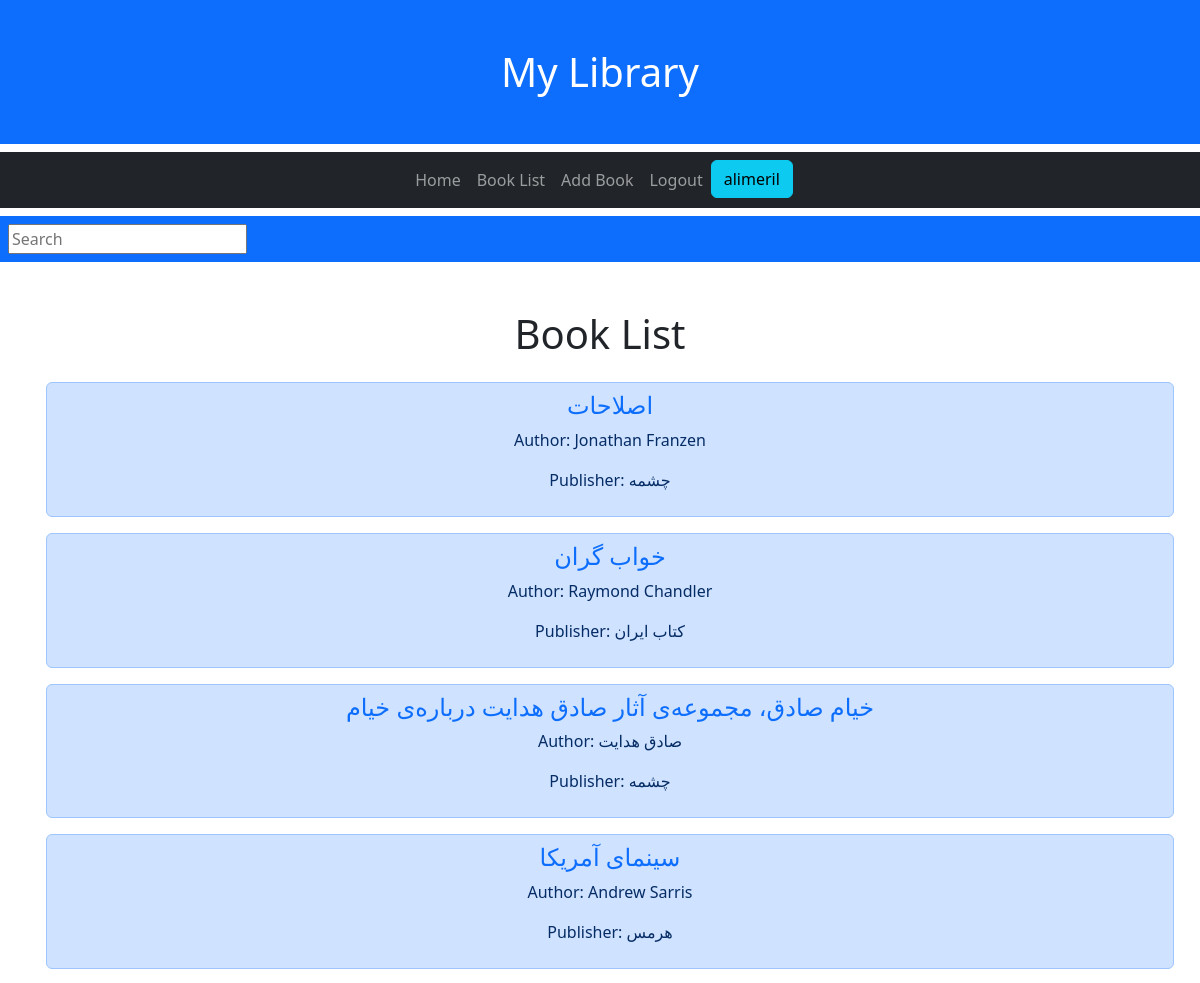
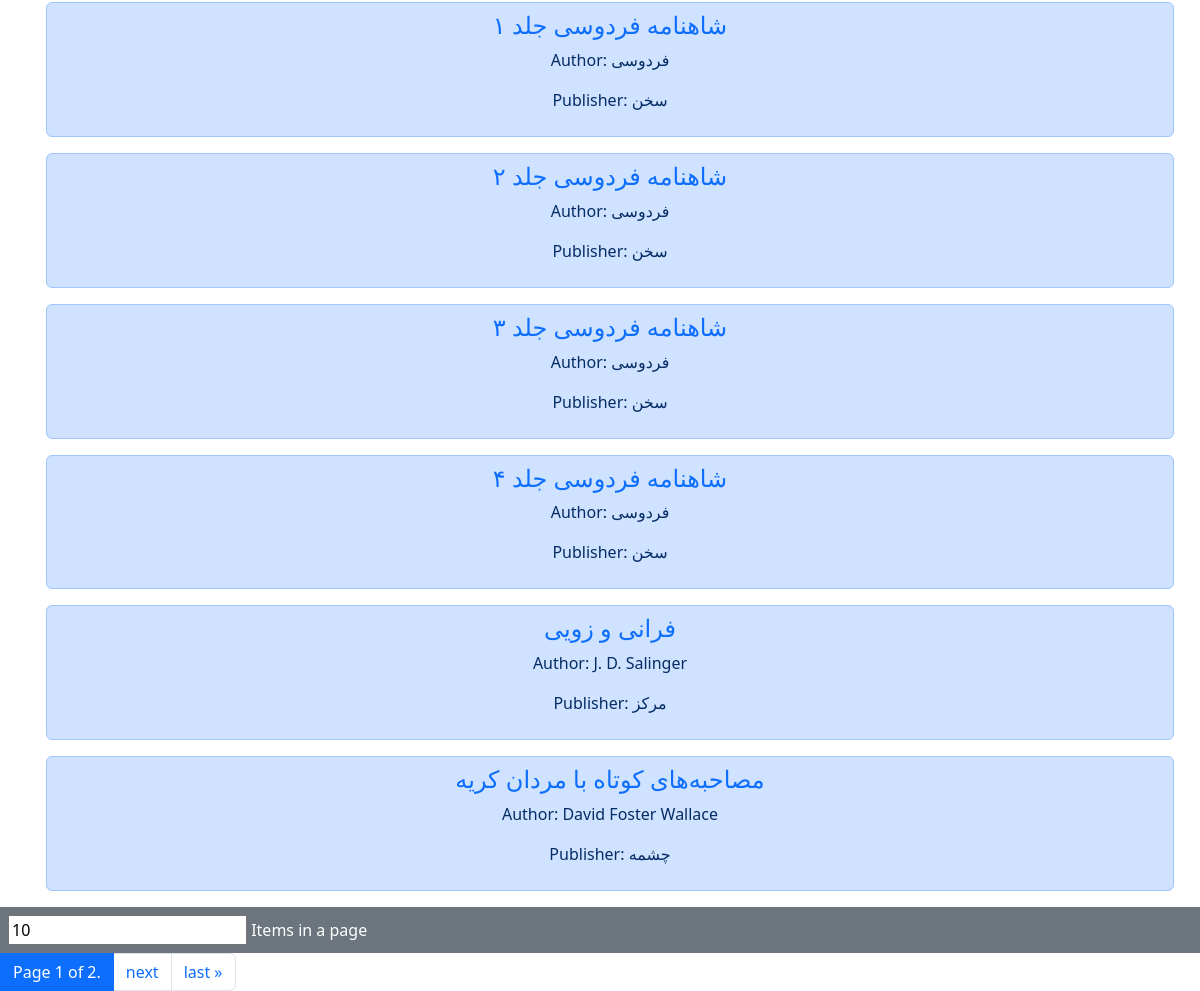
/ListPage/ (signed in), run on an earlier commit of the app's database (2 pictures, top to bottom).
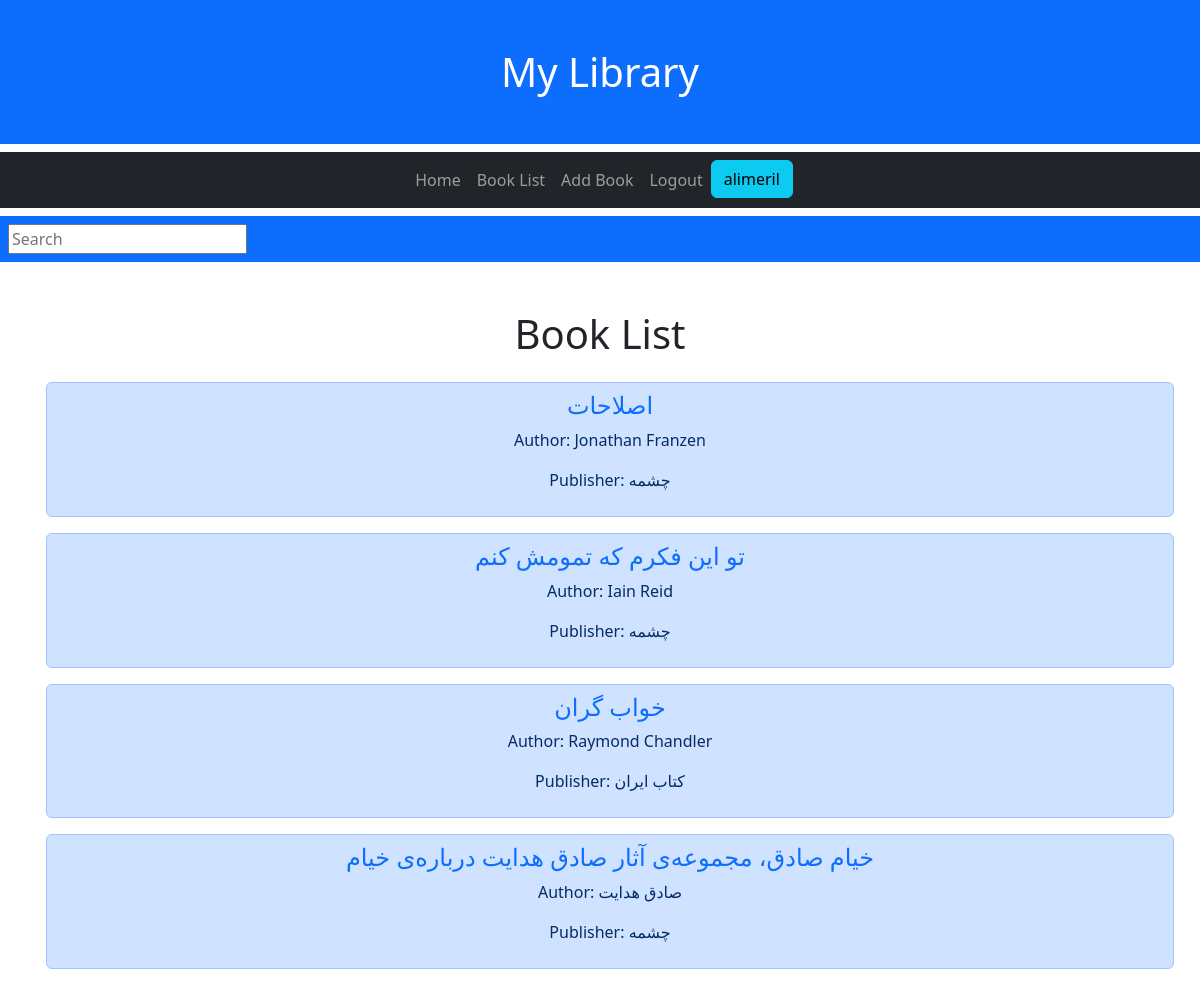
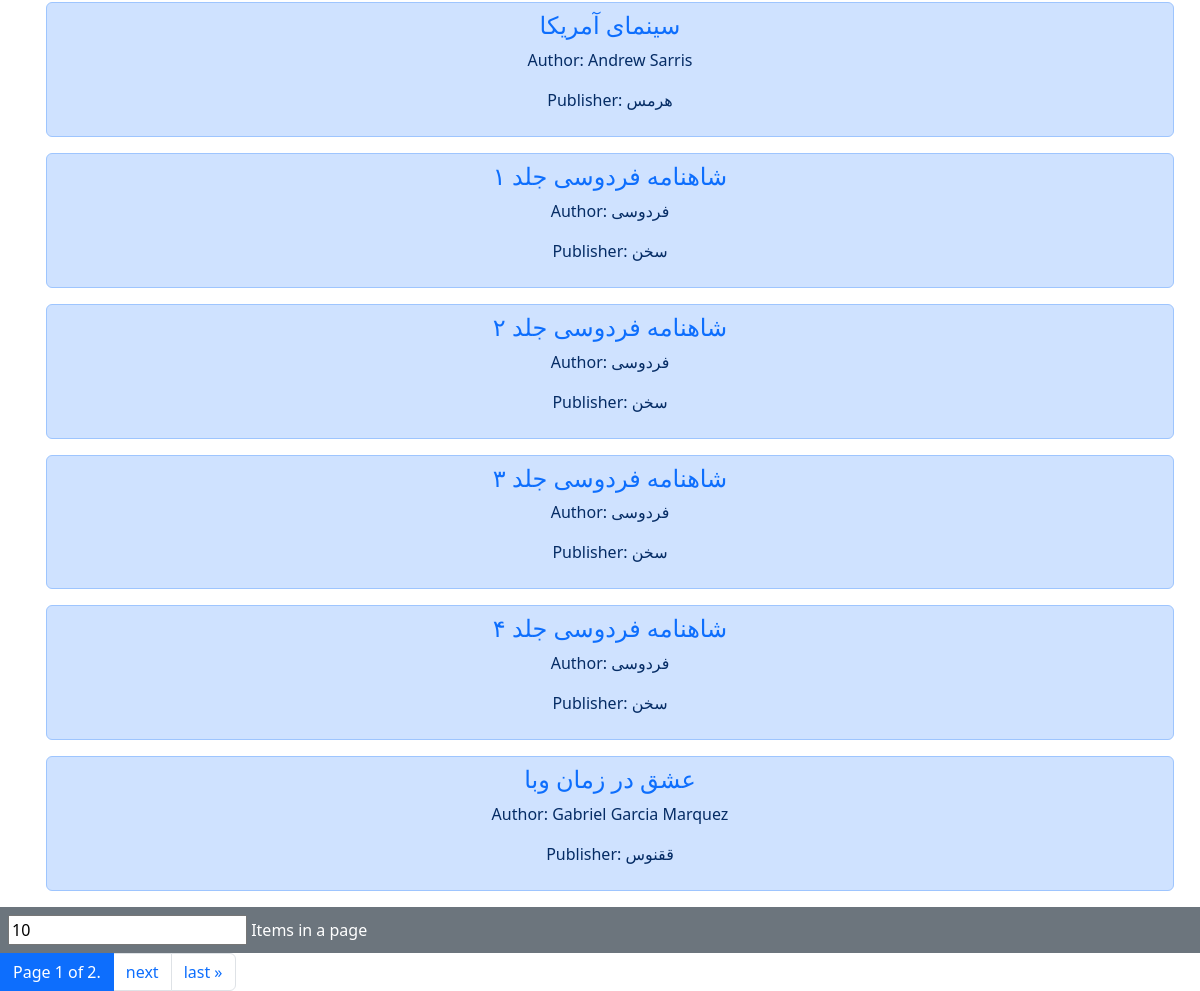
And on a later commit of the database (2 pictures, top to bottom).
### library/models.py (models this page shows, shortened)
class Book(models.Model):
    user = models.ForeignKey(settings.AUTH_USER_MODEL, on_delete=models.CASCADE)
    title = models.CharField(max_length=100)
    author_name = models.CharField('Author Name',max_length=50, null = True, blank=True)
    author_surname = models.CharField('Author Surname',max_length=50)
    publisher = models.CharField(max_length=50, null=True, blank=True)
    genre = models.CharField(
        max_length = 20,
        choices = GENRE_CHOICES,
        default = 'Literature'
    )
    description = models.TextField(max_length=500, null=True, blank=True)
    created = models.DateTimeField(auto_now_add=True)
    borrowed = models.BooleanField(default=False)
    class Meta:
        ordering = ['title']

### library/views.py (the view)
# urls.py: path('ListPage/', views.ListPage.as_view(), name = 'ListPage'),
class ListPage(LoginRequiredMixin, generic.ListView):
    template_name = "library/booklist.html"
    context_object_name = 'book_list'
    paginate_by = 10
    def get_queryset(self):
        q = self.request.GET.get('q') if self.request.GET.get('q') != None else ""
        p = int(self.request.GET.get('p')) if self.request.GET.get('p') != None else self.paginate_by
        self.paginate_by = p
        book_list = Book.objects.filter(
            Q(user = self.request.user) &
            (
                Q(title__icontains = q) |
                Q(author_surname__icontains = q) |
                Q(genre__icontains = q) |
                Q(publisher__icontains = q) |
                Q(description__icontains = q)
            )
        ).values()
        return book_list
    def get_context_data(self, *args, **kwargs):
        context = super(ListPage,self).get_context_data(*args,**kwargs)
        q = self.request.GET.get('q') if self.request.GET.get('q') != None else ""
        p = int(self.request.GET.get('p')) if self.request.GET.get('p') != None else self.paginate_by
        context['query'] = q
        context['pagination'] = p
        return context

### library/templates/library/booklist.html (shortened to what this page needs)
{% extends "library/master.html" %}
{% block content %}
<form class="pt-2" method = "GET" action = "{% url 'library:ListPage' %}">
    <div class="container-fluid p-2 bg-primary">
        <input type = "text" name="q" placeholder="Search" value="{{query}}">
    </div>
</form>
<h1 class=".container-fluid text-center pt-5">Book List</h1>
<ul>
    {% for book in book_list %}
        <div class="container pt-3 list-group text-center" >
            <li class="list-group-item list-group-item-primary"><h4><a class="text-decoration-none" href = "{% url 'library:detail' book.id %}">{{book.title}}</a></h4>
            {% if book.author_name == null %}
                <p>Author: {{book.author_surname}}</p>
                <p> Publisher: {{book.publisher}}</p>
            {% else %}
                <p>Author: {{book.author_name}} {{book.author_surname}}</p>
                <p> Publisher: {{book.publisher}}</p>
            {% endif %}
            </li>
        </div>
    {% endfor %}
</ul>
<form method = "GET" action = "{% url 'library:ListPage' %}">
    <div class="container-fluid p-2 text-bg-secondary">
        <input type = "number" name="p" placeholder="5" min="1" value="{{pagination}}">
        <label for="p">Items in a page</label>
    </div>
</form>
<div class="pagination">
    <li class="step-links">
        <span class="current page-link active">
            Page {{ page_obj.number }} of {{ page_obj.paginator.num_pages }}.
        </span>
        {% if page_obj.has_next %}
            <li class="page-item"><a class="page-link" href="?q={{query}}&p={{pagination}}&page={{ page_obj.next_page_number }}">next</a></li>
            <li class="page-item"><a class="page-link" href="?q={{query}}&p={{pagination}}&page={{ page_obj.paginator.num_pages }}">last &raquo;</a></li>
        {% endif %}
</div>
{% endblock %}

What changed in the data, as far as the page shows it:
no longer on this page (row unchanged): Book: title "فرانی و زویی", author_name "J. D.", author_surname "Salinger", publisher "مرکز"
no longer on this page (row unchanged): Book: title "مصاحبه‌های کوتاه با مردان کریه", author_name "David", author_surname "Foster Wallace", publisher "چشمه"
added Book: title "تو این فکرم که تمومش کنم", author_name "Iain", author_surname "Reid", publisher "چشمه"
added Book: title "عشق در زمان وبا", author_name "Gabriel Garcia", author_surname "Marquez", publisher "ققنوس"
